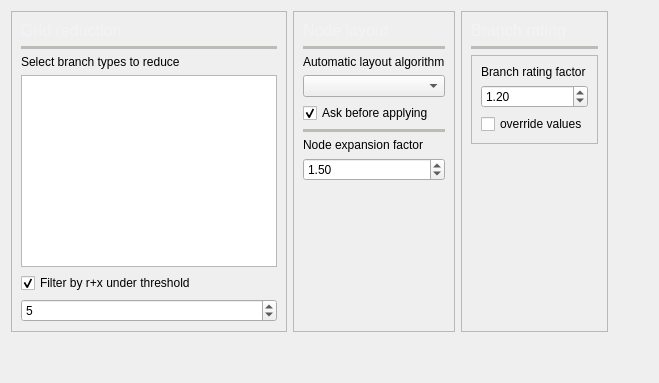
          <widget class="QWidget" name="tab_13">
           <attribute name="icon">
            <iconset resource="icons.qrc">
             <normaloff>:/Icons/icons/automatic_layout.svg</normaloff>:/Icons/icons/automatic_layout.svg</iconset>
           </attribute>
           <attribute name="title">
            <string>Topology</string>
           </attribute>
           <layout class="QGridLayout" name="gridLayout_17">
            <item row="3" column="0">
             <spacer name="verticalSpacer_11">
              <property name="orientation">
               <enum>Qt::Vertical</enum>
              </property>
              <property name="sizeHint" stdset="0">
               <size>
                <width>20</width>
                <height>40</height>
               </size>
              </property>
             </spacer>
            </item>
            <item row="0" column="0">
             <widget class="QFrame" name="frame_27">
              <property name="frameShape">
               <enum>QFrame::StyledPanel</enum>
              </property>
              <property name="frameShadow">
               <enum>QFrame::Raised</enum>
              </property>
              <layout class="QVBoxLayout" name="verticalLayout_21">
               <item>
                <widget class="QLabel" name="label_44">
                 <property name="palette">
                  <palette>
                   <active>
                    <colorrole role="WindowText">
                     <brush brushstyle="SolidPattern">
                      <color alpha="255">
                       <red>243</red>
                       <green>243</green>
                       <blue>243</blue>
                      </color>
                     </brush>
                    </colorrole>
                   </active>
                   <inactive>
                    <colorrole role="WindowText">
                     <brush brushstyle="SolidPattern">
                      <color alpha="255">
                       <red>243</red>
                       <green>243</green>
                       <blue>243</blue>
                      </color>
                     </brush>
                    </colorrole>
                   </inactive>
                   <disabled>
                    <colorrole role="WindowText">
                     <brush brushstyle="SolidPattern">
                      <color alpha="255">
                       <red>190</red>
                       <green>190</green>
                       <blue>190</blue>
                      </color>
                     </brush>
                    </colorrole>
                   </disabled>
                  </palette>
                 </property>
                 <property name="font">
                  <font>
                   <pointsize>12</pointsize>
                  </font>
                 </property>
                 <property name="text">
                  <string>Grid reduction</string>
                 </property>
                </widget>
               </item>
               <item>
                <widget class="Line" name="line_20">
                 <property name="palette">
                  <palette>
                   <active>
                    <colorrole role="WindowText">
                     <brush brushstyle="SolidPattern">
                      <color alpha="255">
                       <red>186</red>
                       <green>189</green>
                       <blue>182</blue>
                      </color>
                     </brush>
                    </colorrole>
                   </active>
                   <inactive>
                    <colorrole role="WindowText">
                     <brush brushstyle="SolidPattern">
                      <color alpha="255">
                       <red>186</red>
                       <green>189</green>
                       <blue>182</blue>
                      </color>
                     </brush>
                    </colorrole>
                   </inactive>
                   <disabled>
                    <colorrole role="WindowText">
                     <brush brushstyle="SolidPattern">
                      <color alpha="255">
                       <red>190</red>
                       <green>190</green>
                       <blue>190</blue>
                      </color>
                     </brush>
                    </colorrole>
                   </disabled>
                  </palette>
                 </property>
                 <property name="frameShadow">
                  <enum>QFrame::Plain</enum>
                 </property>
                 <property name="lineWidth">
                  <number>4</number>
                 </property>
                 <property name="orientation">
                  <enum>Qt::Horizontal</enum>
                 </property>
                </widget>
               </item>
               <item>
                <widget class="QLabel" name="label_59">
                 <property name="text">
                  <string>Select branch types to reduce</string>
                 </property>
                </widget>
               </item>
               <item>
                <widget class="QListView" name="removeByTypeListView"/>
               </item>
               <item>
                <widget class="QCheckBox" name="rxThresholdCheckBox">
                 <property name="text">
                  <string>Filter by r+x under threshold</string>
                 </property>
                 <property name="checked">
                  <bool>true</bool>
                 </property>
                </widget>
               </item>
               <item>
                <widget class="QSpinBox" name="rxThresholdSpinBox">
                 <property name="toolTip">
                  <string>&lt;html&gt;&lt;head/&gt;&lt;body&gt;&lt;p&gt;Exponent of the threshold to use.&lt;/p&gt;&lt;p&gt;threshold = 1x10^-factor&lt;/p&gt;&lt;p&gt;i.e.&lt;/p&gt;&lt;p&gt;factor=3&lt;/p&gt;&lt;p&gt;threshold = 1e-3&lt;/p&gt;&lt;/body&gt;&lt;/html&gt;</string>
                 </property>
                 <property name="value">
                  <number>5</number>
                 </property>
                </widget>
               </item>
              </layout>
             </widget>
            </item>
            <item row="0" column="3">
             <spacer name="horizontalSpacer_18">
              <property name="orientation">
               <enum>Qt::Horizontal</enum>
              </property>
              <property name="sizeHint" stdset="0">
               <size>
                <width>40</width>
                <height>20</height>
               </size>
              </property>
             </spacer>
            </item>
            <item row="0" column="1">
             <widget class="QFrame" name="frame_39">
              <property name="frameShape">
               <enum>QFrame::StyledPanel</enum>
              </property>
              <property name="frameShadow">
               <enum>QFrame::Raised</enum>
              </property>
              <layout class="QVBoxLayout" name="verticalLayout_36">
               <item>
                <widget class="QLabel" name="label_54">
                 <property name="palette">
                  <palette>
                   <active>
                    <colorrole role="WindowText">
                     <brush brushstyle="SolidPattern">
                      <color alpha="255">
                       <red>243</red>
                       <green>243</green>
                       <blue>243</blue>
                      </color>
                     </brush>
                    </colorrole>
                   </active>
                   <inactive>
                    <colorrole role="WindowText">
                     <brush brushstyle="SolidPattern">
                      <color alpha="255">
                       <red>243</red>
                       <green>243</green>
                       <blue>243</blue>
                      </color>
                     </brush>
                    </colorrole>
                   </inactive>
                   <disabled>
                    <colorrole role="WindowText">
                     <brush brushstyle="SolidPattern">
                      <color alpha="255">
                       <red>190</red>
                       <green>190</green>
                       <blue>190</blue>
                      </color>
                     </brush>
                    </colorrole>
                   </disabled>
                  </palette>
                 </property>
                 <property name="font">
                  <font>
                   <pointsize>12</pointsize>
                  </font>
                 </property>
                 <property name="text">
                  <string>Node layout</string>
                 </property>
                </widget>
               </item>
               <item>
                <widget class="Line" name="line_21">
                 <property name="palette">
                  <palette>
                   <active>
                    <colorrole role="WindowText">
                     <brush brushstyle="SolidPattern">
                      <color alpha="255">
                       <red>186</red>
                       <green>189</green>
                       <blue>182</blue>
                      </color>
                     </brush>
                    </colorrole>
                   </active>
                   <inactive>
                    <colorrole role="WindowText">
                     <brush brushstyle="SolidPattern">
                      <color alpha="255">
                       <red>186</red>
                       <green>189</green>
                       <blue>182</blue>
                      </color>
                     </brush>
                    </colorrole>
                   </inactive>
                   <disabled>
                    <colorrole role="WindowText">
                     <brush brushstyle="SolidPattern">
                      <color alpha="255">
                       <red>190</red>
                       <green>190</green>
                       <blue>190</blue>
                      </color>
                     </brush>
                    </colorrole>
                   </disabled>
                  </palette>
                 </property>
                 <property name="frameShadow">
                  <enum>QFrame::Plain</enum>
                 </property>
                 <property name="lineWidth">
                  <number>4</number>
                 </property>
                 <property name="orientation">
                  <enum>Qt::Horizontal</enum>
                 </property>
                </widget>
               </item>
               <item>
                <widget class="QLabel" name="label_24">
                 <property name="text">
                  <string>Automatic layout algorithm</string>
                 </property>
                 <property name="textFormat">
                  <enum>Qt::PlainText</enum>
                 </property>
                 <property name="scaledContents">
                  <bool>true</bool>
                 </property>
                </widget>
               </item>
               <item>
                <widget class="QComboBox" name="automatic_layout_comboBox">
                 <property name="toolTip">
                  <string>&lt;html&gt;&lt;head/&gt;&lt;body&gt;&lt;p&gt;Algorithm to use for the automatic &lt;/p&gt;&lt;p&gt;layout of the grid nodes&lt;/p&gt;&lt;/body&gt;&lt;/html&gt;</string>
                 </property>
                </widget>
               </item>
               <item>
                <widget class="QCheckBox" name="ask_before_appliying_layout_checkBox">
                 <property name="toolTip">
                  <string>Ask before running the automatic grid layout. This is because you might have a layout already and ruin it accidentally.</string>
                 </property>
                 <property name="text">
                  <string>Ask before applying</string>
                 </property>
                 <property name="checked">
                  <bool>true</bool>
                 </property>
                 <property name="tristate">
                  <bool>false</bool>
                 </property>
                </widget>
               </item>
               <item>
                <widget class="Line" name="line_13">
                 <property name="palette">
                  <palette>
                   <active>
                    <colorrole role="WindowText">
                     <brush brushstyle="SolidPattern">
                      <color alpha="255">
                       <red>186</red>
                       <green>189</green>
                       <blue>182</blue>
                      </color>
                     </brush>
                    </colorrole>
                   </active>
                   <inactive>
                    <colorrole role="WindowText">
                     <brush brushstyle="SolidPattern">
                      <color alpha="255">
                       <red>186</red>
                       <green>189</green>
                       <blue>182</blue>
                      </color>
                     </brush>
                    </colorrole>
                   </inactive>
                   <disabled>
                    <colorrole role="WindowText">
                     <brush brushstyle="SolidPattern">
                      <color alpha="255">
                       <red>190</red>
                       <green>190</green>
                       <blue>190</blue>
                      </color>
                     </brush>
                    </colorrole>
                   </disabled>
                  </palette>
                 </property>
                 <property name="frameShadow">
                  <enum>QFrame::Plain</enum>
                 </property>
                 <property name="lineWidth">
                  <number>4</number>
                 </property>
                 <property name="orientation">
                  <enum>Qt::Horizontal</enum>
                 </property>
                </widget>
               </item>
               <item>
                <widget class="QLabel" name="label_60">
                 <property name="text">
                  <string>Node expansion factor</string>
                 </property>
                </widget>
               </item>
               <item>
                <widget class="QDoubleSpinBox" name="explosion_factor_doubleSpinBox">
                 <property name="toolTip">
                  <string>&lt;html&gt;&lt;head/&gt;&lt;body&gt;&lt;p&gt;When expanding or contracting the distances between nodes, this is the factor that applies.&lt;/p&gt;&lt;/body&gt;&lt;/html&gt;</string>
                 </property>
                 <property name="minimum">
                  <double>0.000000000000000</double>
                 </property>
                 <property name="maximum">
                  <double>999999999.000000000000000</double>
                 </property>
                 <property name="value">
                  <double>1.500000000000000</double>
                 </property>
                </widget>
               </item>
               <item>
                <spacer name="verticalSpacer_13">
                 <property name="orientation">
                  <enum>Qt::Vertical</enum>
                 </property>
                 <property name="sizeHint" stdset="0">
                  <size>
                   <width>20</width>
                   <height>40</height>
                  </size>
                 </property>
                </spacer>
               </item>
              </layout>
             </widget>
            </item>
            <item row="0" column="2">
             <widget class="QFrame" name="frame_31">
              <property name="frameShape">
               <enum>QFrame::StyledPanel</enum>
              </property>
              <property name="frameShadow">
               <enum>QFrame::Raised</enum>
              </property>
              <layout class="QVBoxLayout" name="verticalLayout_25">
               <item>
                <widget class="QLabel" name="label_43">
                 <property name="palette">
                  <palette>
                   <active>
                    <colorrole role="WindowText">
                     <brush brushstyle="SolidPattern">
                      <color alpha="255">
                       <red>243</red>
                       <green>243</green>
                       <blue>243</blue>
                      </color>
                     </brush>
                    </colorrole>
                   </active>
                   <inactive>
                    <colorrole role="WindowText">
                     <brush brushstyle="SolidPattern">
                      <color alpha="255">
                       <red>243</red>
                       <green>243</green>
                       <blue>243</blue>
                      </color>
                     </brush>
                    </colorrole>
                   </inactive>
                   <disabled>
                    <colorrole role="WindowText">
                     <brush brushstyle="SolidPattern">
                      <color alpha="255">
                       <red>190</red>
                       <green>190</green>
                       <blue>190</blue>
                      </color>
                     </brush>
                    </colorrole>
                   </disabled>
                  </palette>
                 </property>
                 <property name="font">
                  <font>
                   <pointsize>12</pointsize>
                  </font>
                 </property>
                 <property name="text">
                  <string>Branch rating</string>
                 </property>
                </widget>
               </item>
               <item>
                <widget class="Line" name="line_8">
                 <property name="palette">
                  <palette>
                   <active>
                    <colorrole role="WindowText">
                     <brush brushstyle="SolidPattern">
                      <color alpha="255">
                       <red>186</red>
                       <green>189</green>
                       <blue>182</blue>
                      </color>
                     </brush>
                    </colorrole>
                   </active>
                   <inactive>
                    <colorrole role="WindowText">
                     <brush brushstyle="SolidPattern">
                      <color alpha="255">
                       <red>186</red>
                       <green>189</green>
                       <blue>182</blue>
                      </color>
                     </brush>
                    </colorrole>
                   </inactive>
                   <disabled>
                    <colorrole role="WindowText">
                     <brush brushstyle="SolidPattern">
                      <color alpha="255">
                       <red>190</red>
                       <green>190</green>
                       <blue>190</blue>
                      </color>
                     </brush>
                    </colorrole>
                   </disabled>
                  </palette>
                 </property>
                 <property name="frameShadow">
                  <enum>QFrame::Plain</enum>
                 </property>
                 <property name="lineWidth">
                  <number>4</number>
                 </property>
                 <property name="orientation">
                  <enum>Qt::Horizontal</enum>
                 </property>
                </widget>
               </item>
               <item>
                <widget class="QFrame" name="frame_23">
                 <property name="frameShape">
                  <enum>QFrame::StyledPanel</enum>
                 </property>
                 <property name="frameShadow">
                  <enum>QFrame::Raised</enum>
                 </property>
                 <layout class="QVBoxLayout" name="verticalLayout_15">
                  <item>
                   <widget class="QLabel" name="label_34">
                    <property name="text">
                     <string>Branch rating factor</string>
                    </property>
                   </widget>
                  </item>
                  <item>
                   <widget class="QDoubleSpinBox" name="branch_rating_doubleSpinBox">
                    <property name="toolTip">
                     <string>&lt;html&gt;&lt;head/&gt;&lt;body&gt;&lt;p&gt;Factor to aply to the branch calculated power to use as rating&lt;/p&gt;&lt;/body&gt;&lt;/html&gt;</string>
                    </property>
                    <property name="minimum">
                     <double>1.000000000000000</double>
                    </property>
                    <property name="maximum">
                     <double>100.000000000000000</double>
                    </property>
                    <property name="value">
                     <double>1.200000000000000</double>
                    </property>
                   </widget>
                  </item>
                  <item>
                   <widget class="QCheckBox" name="rating_override_checkBox">
                    <property name="text">
                     <string>override values</string>
                    </property>
                   </widget>
                  </item>
                 </layout>
                </widget>
               </item>
               <item>
                <spacer name="verticalSpacer_15">
                 <property name="orientation">
                  <enum>Qt::Vertical</enum>
                 </property>
                 <property name="sizeHint" stdset="0">
                  <size>
                   <width>20</width>
                   <height>40</height>
                  </size>
                 </property>
                </spacer>
               </item>
              </layout>
             </widget>
            </item>
           </layout>
          </widget>
